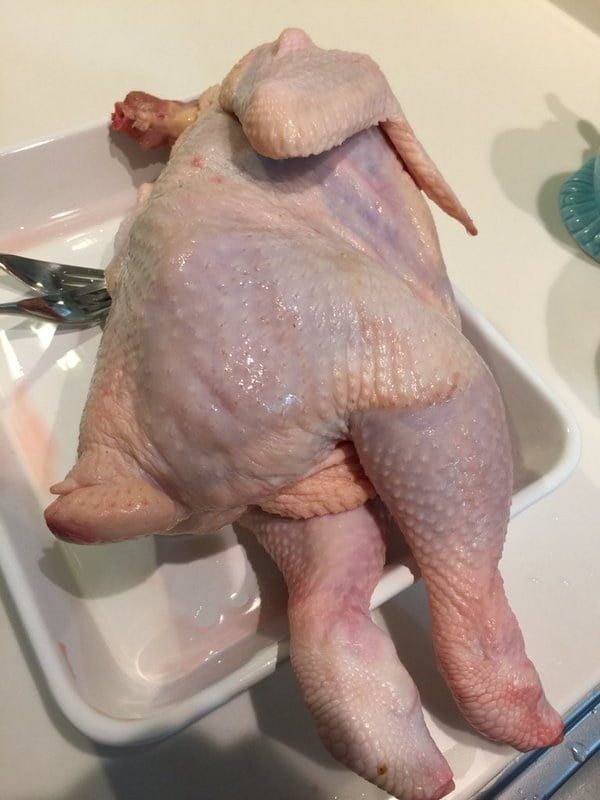
#> input picture image/chicken.jpg, 600 x 800 px, found by its file name
$ jupyter execute '파이썬활용_과제01_Chicken.ipynb'
#> lines starting #> are read from the running program, lines starting #| are printed output that depends on the picture
[cell 1]
import cv2
import numpy as np
from matplotlib import pyplot as plt

[cell 2]
plt.rcParams['figure.figsize'] = (20, 10)

# 이미지 불러오기
chicken.jpg

[cell 3]
image_chicken = cv2.imread('C:/Users/choye/Python_Application/image/chicken.jpg')
#> image_chicken is the input picture: shape (800, 600, 3); mean B, G, R 139.4, 151.3, 172.7

# 원본 이미지 출력

[cell 4]
# 이미지를 출력
plt.imshow(cv2.cvtColor(image_chicken, cv2.COLOR_BGR2RGB))
plt.show()

# 대비와 밝기 조정

[cell 5]
# 대비
alpha = 1.3

# 밝기
beta = 0

image_scale = cv2.convertScaleAbs(image_chicken, alpha = alpha, beta = beta)
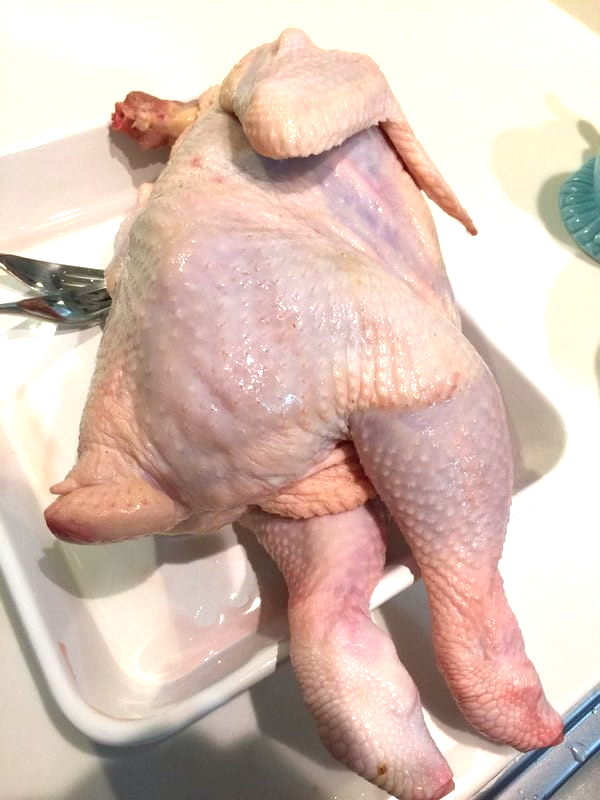
#> image_scale: shape (800, 600, 3); mean B, G, R 180.3, 191.3, 214.3

# RGB로 변환
img_rgb = cv2.cvtColor(image_scale, cv2.COLOR_BGR2RGB)

# 이미지를 출력
plt.imshow(img_rgb)
plt.show()

# 감마 조정

[cell 6]
gamma = 0.32

LookUpTable = np.empty((1,256), np.uint8)
for i in range(256):
    LookUpTable[0,i] = np.clip(pow(i / 255.0, gamma) * 255.0, 0, 255)
image_gamma = cv2.LUT(image_scale, LookUpTable)
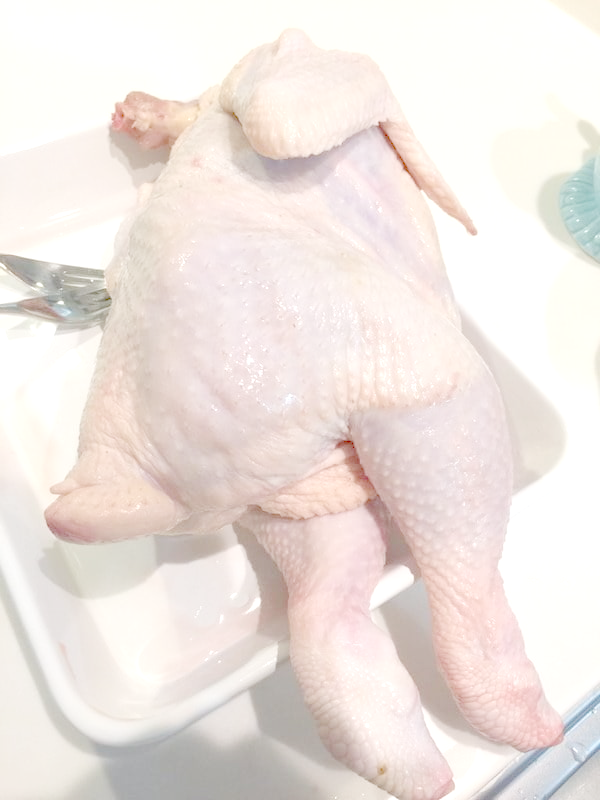
#> image_gamma: shape (800, 600, 3); mean B, G, R 224.6, 229.4, 239

# RGB로 변환
img_rgb = cv2.cvtColor(image_gamma, cv2.COLOR_BGR2RGB)

# 이미지를 출력
plt.imshow(img_rgb)
plt.show()

# 정규분포를 이용한 블러

[cell 7]
image_gaus_blur = cv2.GaussianBlur(image_gamma,(5,5),0)

# RGB로 변환
img_rgb = cv2.cvtColor(image_gaus_blur, cv2.COLOR_BGR2RGB)

# 이미지를 출력
plt.imshow(img_rgb)
plt.show()

# Before / After

[cell 8]
# 원본 이미지
plt.subplot(1,2,1)
plt.imshow(cv2.cvtColor(image_chicken, cv2.COLOR_BGR2RGB))
plt.title('Before', size=30)

# 수정 이미지
img_rgb = cv2.cvtColor(image_gaus_blur, cv2.COLOR_BGR2RGB)
plt.subplot(1,2,2)
plt.imshow(img_rgb)
plt.title('After', size=30)

plt.show()
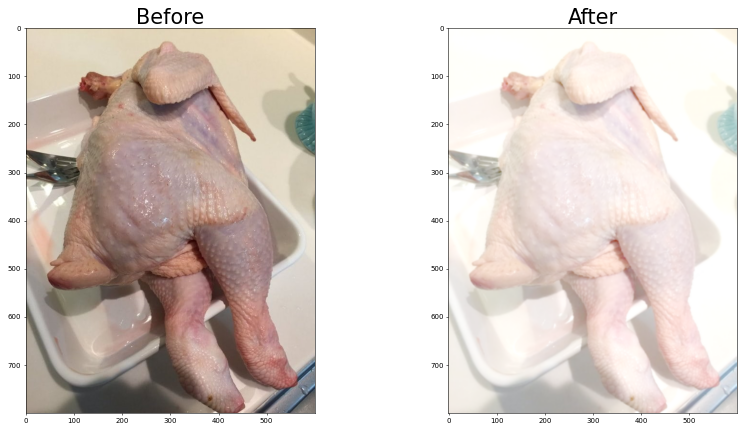
#> figure drawn by matplotlib, 2 panels

$ run again, with image/img1.jpg copied over image/chicken.jpg
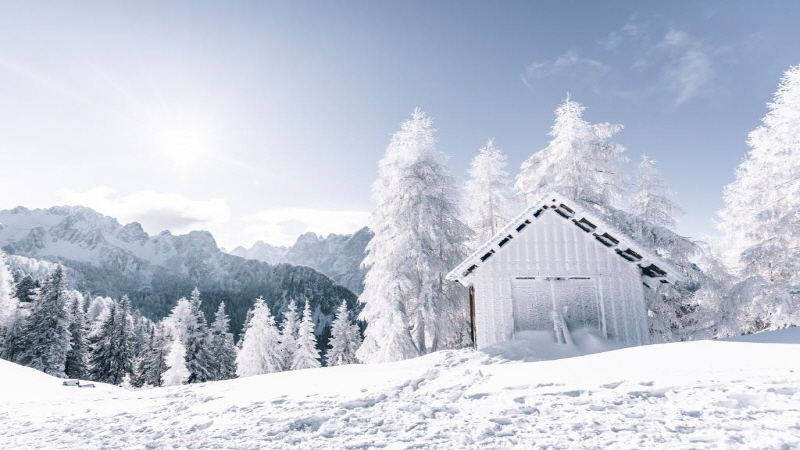
#> input picture image/img1.jpg, 800 x 450 px, found by its file name
#> image_chicken is the input picture: shape (450, 800, 3); mean B, G, R 213.8, 199.9, 193.3
#> `image_gamma = cv2.LUT(image_scale, LookUpTable)`:
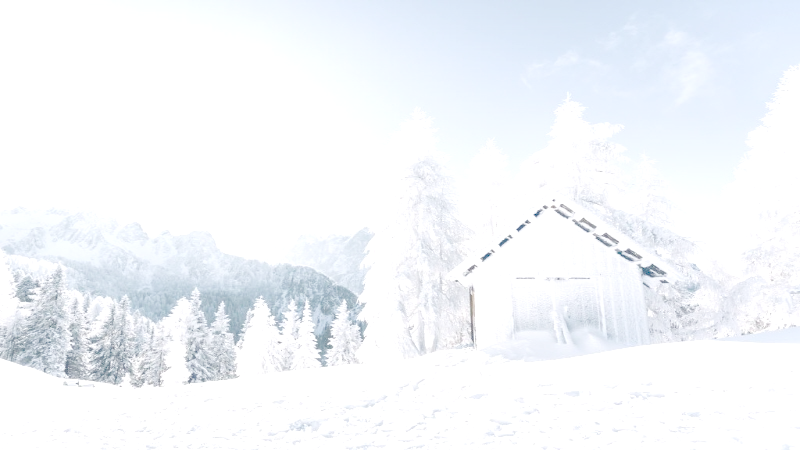
#> image_gamma: shape (450, 800, 3); mean B, G, R 250.9, 247.3, 244.3
#> `plt.show()`:
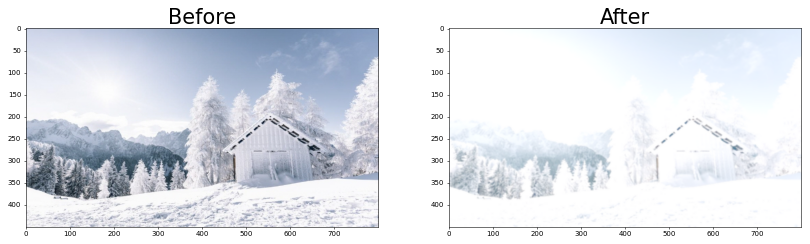
#> figure drawn by matplotlib, 2 panels

$ run again, with image/img2.jpg copied over image/chicken.jpg
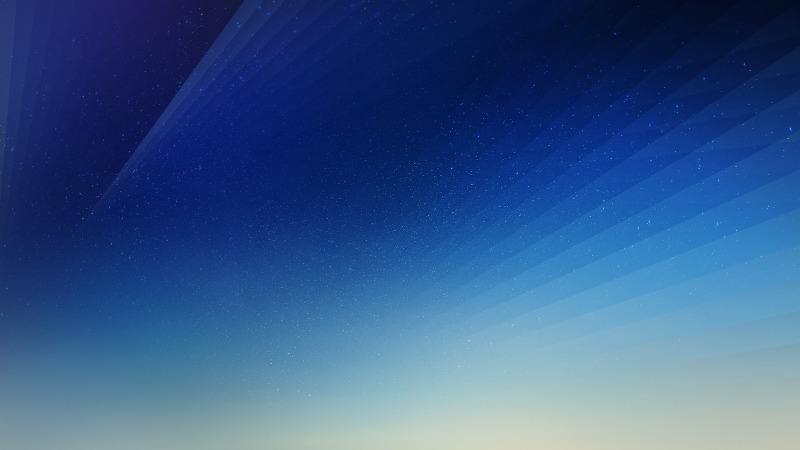
#> input picture image/img2.jpg, 800 x 450 px, found by its file name
#> image_chicken is the input picture: shape (450, 800, 3); mean B, G, R 138.3, 88.6, 54
#> `image_gamma = cv2.LUT(image_scale, LookUpTable)`:
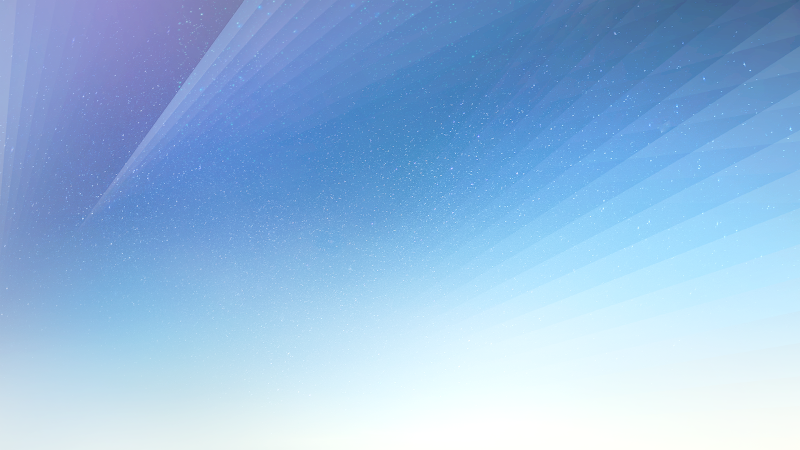
#> image_gamma: shape (450, 800, 3); mean B, G, R 224.5, 185.9, 148
#> `plt.show()`:
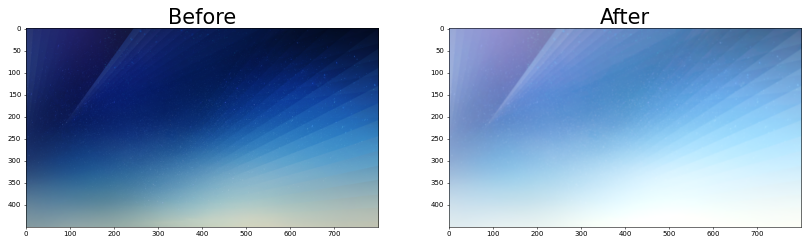
#> figure drawn by matplotlib, 2 panels

$ run again, with image/balloons_noisy.png saved as image/chicken.jpg
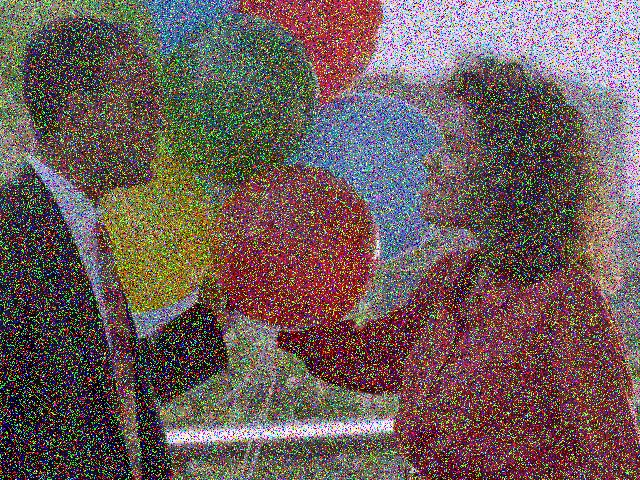
#> input picture image/balloons_noisy.png, 640 x 480 px, found by its file name
#> image_chicken is the input picture: shape (480, 640, 3); mean B, G, R 90.6, 92.3, 109.1
#> `image_gaus_blur = cv2.GaussianBlur(image_gamma,(5,5),0)`:
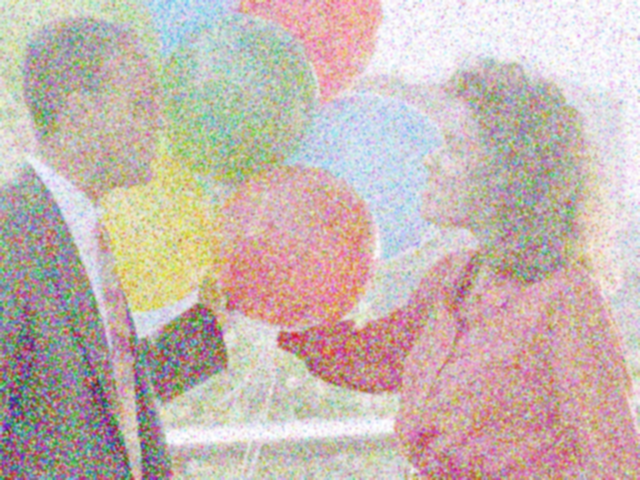
#> image_gaus_blur: shape (480, 640, 3); mean B, G, R 176.4, 182.4, 197.5
#> `plt.show()`:
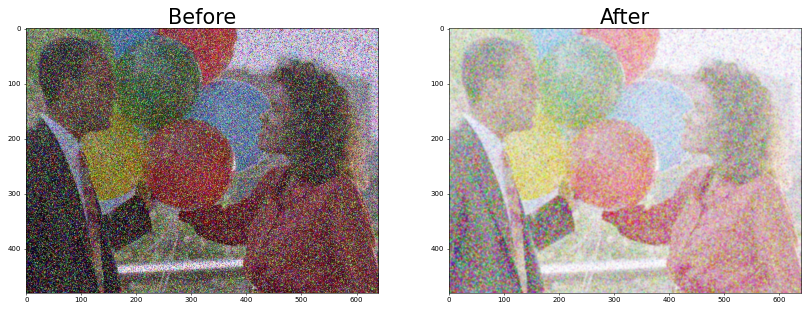
#> figure drawn by matplotlib, 2 panels
